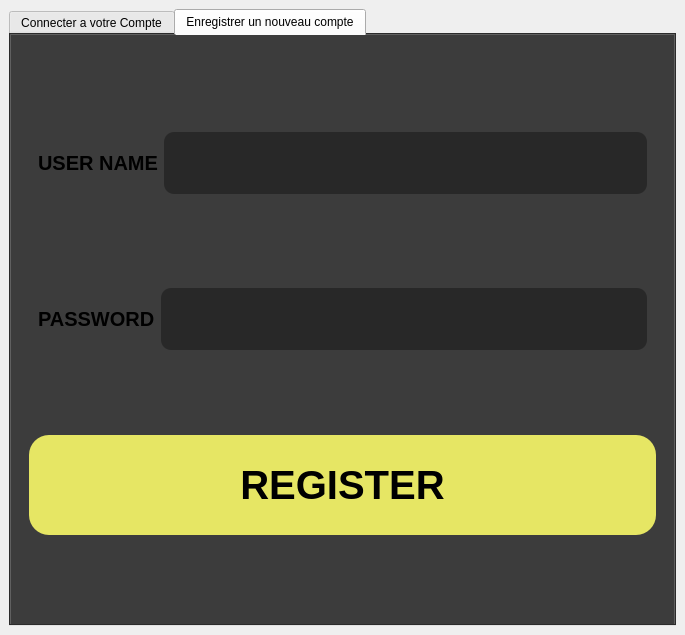
<?xml version="1.0" encoding="UTF-8"?>
<ui version="4.0">
 <class>MainWindow</class>
 <widget class="QMainWindow" name="MainWindow">
  <property name="geometry">
   <rect>
    <x>0</x>
    <y>0</y>
    <width>685</width>
    <height>635</height>
   </rect>
  </property>
  <property name="windowTitle">
   <string>Gestion Des Employees (Connecter-S'enregistrer)</string>
  </property>
  <property name="windowIcon">
   <iconset>
    <normaloff>../assets/company.png</normaloff>../assets/company.png</iconset>
  </property>
  <property name="styleSheet">
   <string notr="true">.QTabWidget{
background-color:#555555;
}
.QPushButton{
background-color:#deaa55;
}
.QPushButton::hover{
background-color:#ffffff;
}</string>
  </property>
  <widget class="QWidget" name="centralwidget">
   <property name="styleSheet">
    <string notr="true"/>
   </property>
   <layout class="QGridLayout" name="gridLayout">
    <item row="0" column="0">
     <widget class="QTabWidget" name="tabWidget">
      <property name="styleSheet">
       <string notr="true">.QTabWidget{
margin: 0px;
background:rgb(60, 60, 60);
padding: 0;
}

.QWidget{
margin: 0px;
background:rgb(60, 60, 60);
padding: 0;
}</string>
      </property>
      <property name="currentIndex">
       <number>1</number>
      </property>
      <widget class="QWidget" name="widget">
       <property name="enabled">
        <bool>true</bool>
       </property>
       <property name="styleSheet">
        <string notr="true"/>
       </property>
       <attribute name="title">
        <string>Connecter a votre Compte</string>
       </attribute>
       <layout class="QHBoxLayout" name="horizontalLayout_3">
        <item>
         <widget class="QWidget" name="widget_4" native="true">
          <layout class="QVBoxLayout" name="verticalLayout_2">
           <item>
            <widget class="QWidget" name="widget_2" native="true">
             <property name="maximumSize">
              <size>
               <width>16777215</width>
               <height>80</height>
              </size>
             </property>
             <layout class="QHBoxLayout" name="horizontalLayout">
              <item>
               <widget class="QLabel" name="label">
                <property name="font">
                 <font>
                  <pointsize>15</pointsize>
                  <weight>75</weight>
                  <bold>true</bold>
                 </font>
                </property>
                <property name="text">
                 <string>USER NAME</string>
                </property>
               </widget>
              </item>
              <item>
               <widget class="QTextEdit" name="username_connect">
                <property name="font">
                 <font>
                  <pointsize>20</pointsize>
                 </font>
                </property>
                <property name="styleSheet">
                 <string notr="true">.QTextEdit{
background: rgb(40, 40, 40);
color:rgb(255, 234, 8);
border-radius: 10px;
}</string>
                </property>
               </widget>
              </item>
             </layout>
            </widget>
           </item>
           <item>
            <widget class="QWidget" name="widget_3" native="true">
             <property name="maximumSize">
              <size>
               <width>16777215</width>
               <height>80</height>
              </size>
             </property>
             <layout class="QHBoxLayout" name="horizontalLayout_2">
              <item>
               <widget class="QLabel" name="label_2">
                <property name="maximumSize">
                 <size>
                  <width>16777215</width>
                  <height>80</height>
                 </size>
                </property>
                <property name="font">
                 <font>
                  <pointsize>15</pointsize>
                  <weight>75</weight>
                  <bold>true</bold>
                 </font>
                </property>
                <property name="text">
                 <string>PASSWORD</string>
                </property>
               </widget>
              </item>
              <item>
               <widget class="QLineEdit" name="password_connect">
                <property name="maximumSize">
                 <size>
                  <width>16777215</width>
                  <height>80</height>
                 </size>
                </property>
                <property name="font">
                 <font>
                  <pointsize>20</pointsize>
                 </font>
                </property>
                <property name="styleSheet">
                 <string notr="true">.QLineEdit{
background: rgb(40, 40, 40);
color:rgb(255, 234, 8);
border-radius: 10px;
}</string>
                </property>
               </widget>
              </item>
             </layout>
            </widget>
           </item>
           <item>
            <widget class="QPushButton" name="connect_btn">
             <property name="maximumSize">
              <size>
               <width>16777215</width>
               <height>100</height>
              </size>
             </property>
             <property name="font">
              <font>
               <family>Arial</family>
               <pointsize>30</pointsize>
               <weight>75</weight>
               <bold>true</bold>
              </font>
             </property>
             <property name="styleSheet">
              <string notr="true">.QPushButton{
background:rgb(230, 230, 100);
border-radius: 20px;
}

.QPushButton::hover{
background:rgb(255, 234, 80);
}

.QPushButton::pressed{
background: rgb(255, 255, 8);
}</string>
             </property>
             <property name="text">
              <string>CONNECT</string>
             </property>
            </widget>
           </item>
          </layout>
         </widget>
        </item>
       </layout>
      </widget>
      <widget class="QWidget" name="tab_2">
       <attribute name="title">
        <string>Enregistrer un nouveau compte</string>
       </attribute>
       <layout class="QHBoxLayout" name="horizontalLayout_6">
        <item>
         <widget class="QWidget" name="widget_7" native="true">
          <layout class="QVBoxLayout" name="verticalLayout_3">
           <item>
            <widget class="QWidget" name="widget_6" native="true">
             <property name="maximumSize">
              <size>
               <width>16777215</width>
               <height>80</height>
              </size>
             </property>
             <layout class="QHBoxLayout" name="horizontalLayout_5">
              <item>
               <widget class="QLabel" name="label_3">
                <property name="font">
                 <font>
                  <pointsize>15</pointsize>
                  <weight>75</weight>
                  <italic>false</italic>
                  <bold>true</bold>
                  <strikeout>false</strikeout>
                 </font>
                </property>
                <property name="text">
                 <string>USER NAME</string>
                </property>
               </widget>
              </item>
              <item>
               <widget class="QTextEdit" name="username_register">
                <property name="maximumSize">
                 <size>
                  <width>16777215</width>
                  <height>80</height>
                 </size>
                </property>
                <property name="font">
                 <font>
                  <pointsize>20</pointsize>
                 </font>
                </property>
                <property name="styleSheet">
                 <string notr="true">.QTextEdit{
background: rgb(40, 40, 40);
color: rgb(255, 234, 8);
border-radius: 10px;
}</string>
                </property>
               </widget>
              </item>
             </layout>
            </widget>
           </item>
           <item>
            <widget class="QWidget" name="widget_5" native="true">
             <property name="maximumSize">
              <size>
               <width>16777215</width>
               <height>80</height>
              </size>
             </property>
             <layout class="QHBoxLayout" name="horizontalLayout_4">
              <item>
               <widget class="QLabel" name="label_4">
                <property name="font">
                 <font>
                  <pointsize>15</pointsize>
                  <weight>75</weight>
                  <bold>true</bold>
                 </font>
                </property>
                <property name="text">
                 <string>PASSWORD</string>
                </property>
               </widget>
              </item>
              <item>
               <widget class="QTextEdit" name="password_register">
                <property name="font">
                 <font>
                  <pointsize>20</pointsize>
                 </font>
                </property>
                <property name="styleSheet">
                 <string notr="true">.QTextEdit{
background: rgb(40, 40, 40);
color:rgb(255, 234, 8);
border-radius: 10px;
}</string>
                </property>
               </widget>
              </item>
             </layout>
            </widget>
           </item>
           <item>
            <widget class="QPushButton" name="register_btn">
             <property name="maximumSize">
              <size>
               <width>16777215</width>
               <height>100</height>
              </size>
             </property>
             <property name="font">
              <font>
               <family>Arial</family>
               <pointsize>30</pointsize>
               <weight>75</weight>
               <italic>false</italic>
               <bold>true</bold>
              </font>
             </property>
             <property name="styleSheet">
              <string notr="true">.QPushButton{
background:rgb(230, 230, 100);
border-radius: 20px;
}

.QPushButton:hover{
background:rgb(255, 234, 80);
}

.QPushButton::pressed{
background: rgb(255, 255, 8);
}</string>
             </property>
             <property name="text">
              <string>REGISTER</string>
             </property>
            </widget>
           </item>
          </layout>
         </widget>
        </item>
       </layout>
      </widget>
     </widget>
    </item>
   </layout>
  </widget>
 </widget>
 <resources/>
 <connections/>
</ui>
